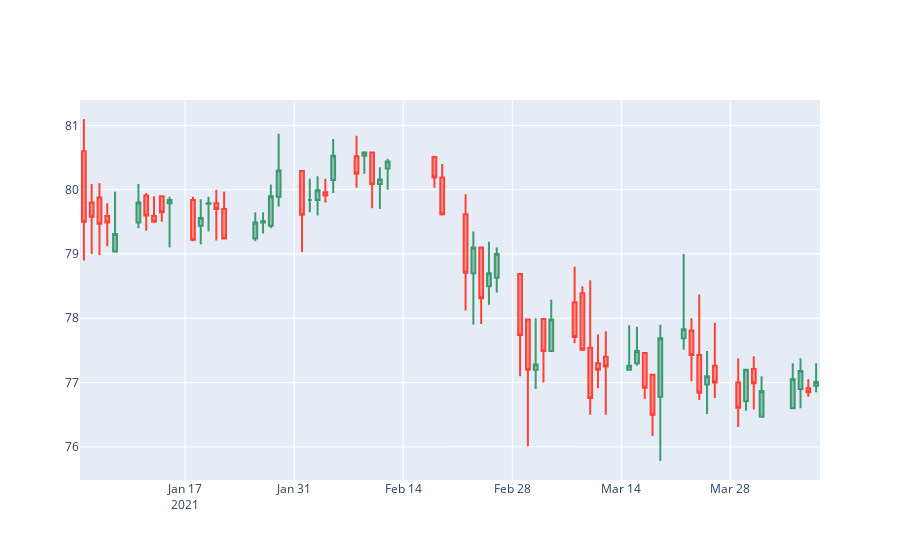

The notebook cell saved with this chart:
### Code cell
plot_candle(dfs['BPFF11'], 'BPFF11')
